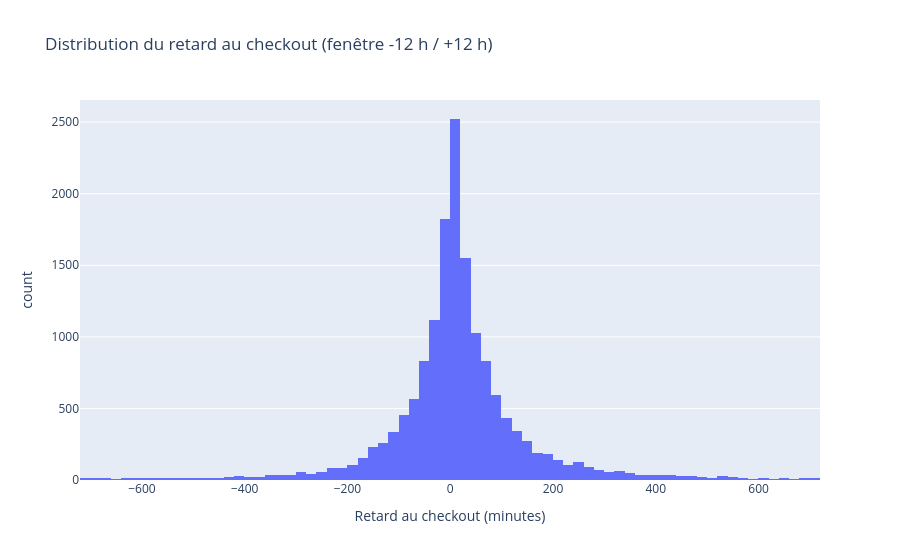

The notebook cell saved with this chart:
### Markdown cell above
### Distribution des retards

Nous allons nous intéresser à la répartition de ces retards.

### Code cell
window = delays[delays["delay_at_checkout_in_minutes"].between(-720, 720)]

fig = px.histogram(
    window,
    x="delay_at_checkout_in_minutes",
    nbins=96,
    title="Distribution du retard au checkout (fenêtre -12 h / +12 h)",
    labels={"delay_at_checkout_in_minutes": "Retard au checkout (minutes)"},
)
fig.show()

### Figure 1 — Plotly figure (JSON) as saved in the notebook; plotly's stock layout.template omitted (floating-point values rounded to 4 significant figures; data arrays with more than 128 entries replaced by an {"elided": "..."} marker saying what was removed)
{"data": [{"bingroup": "x", "hovertemplate": "Retard au checkout (minutes)=%{x}<br>count=%{y}<extra></extra>", "legendgroup": "", "marker": {"color": "#636efa", "pattern": {"shape": ""}}, "name": "", "nbinsx": 96, "orientation": "v", "showlegend": false, "type": "histogram", "x": {"elided": "15608 float values"}, "xaxis": "x", "yaxis": "y"}], "layout": {"barmode": "relative", "legend": {"tracegroupgap": 0}, "title": {"text": "Distribution du retard au checkout (fenêtre -12 h / +12 h)"}, "xaxis": {"anchor": "y", "domain": [0, 1], "title": {"text": "Retard au checkout (minutes)"}}, "yaxis": {"anchor": "x", "domain": [0, 1], "title": {"text": "count"}}}}
